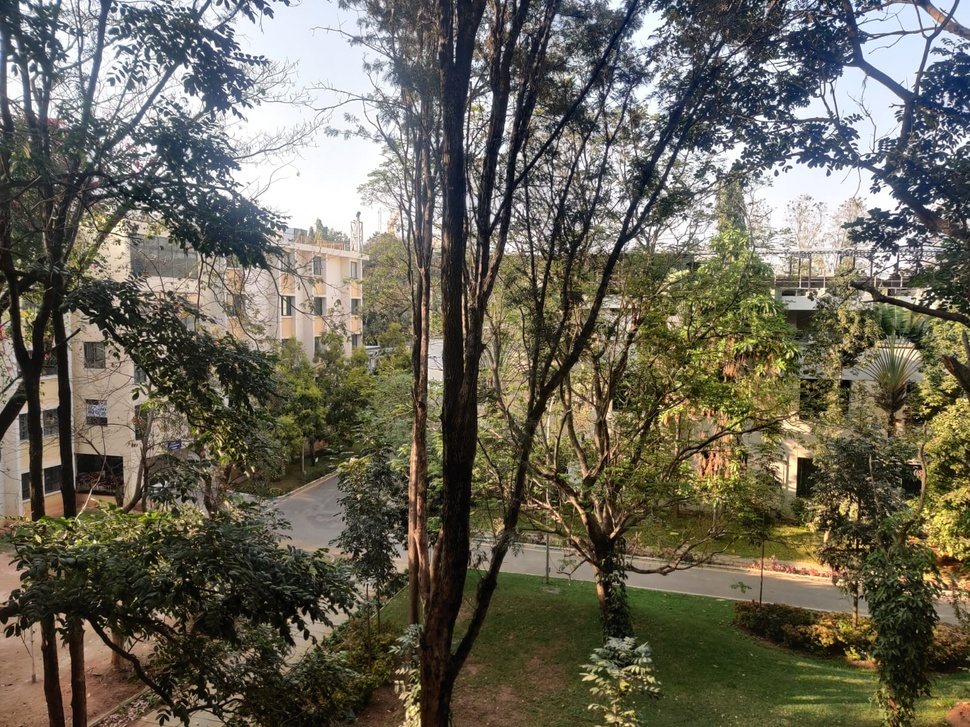
#> input picture images/1.jpeg, 970 x 727 px, shrunk from 1600 x 1200 before the run; its folder holds 8 pictures in this run
$ python panorama.py   (Python 2 division)
#> lines starting #> are read from the running program, lines starting #| are printed output that depends on the picture
import cv2
import numpy as np
import matplotlib.pyplot as plt

def save_image(title, img):
    if len(img.shape) == 3:
        img = cv2.cvtColor(img, cv2.COLOR_BGR2RGB)
    plt.figure(figsize=(10, 5))
    plt.imshow(img)
    plt.title(title)
    plt.axis('off')
    plt.savefig(f'images/{title}.jpg')

def find_keypoints_and_matches(img1, img2, title):
    # SIFT keypoint detection
    sift = cv2.SIFT_create()

    kp1, des1 = sift.detectAndCompute(img1, None)
    kp2, des2 = sift.detectAndCompute(img2, None)

    # FLANN matcher
    FLANN_INDEX_KDTREE = 1
    index_params = dict(algorithm=FLANN_INDEX_KDTREE, trees=5)
    search_params = dict(checks=50)
    flann = cv2.FlannBasedMatcher(index_params, search_params)

    matches = flann.knnMatch(des1, des2, k=2)

    # Lowe's ratio test
    good_matches = []
    for m, n in matches:
        if m.distance < 0.75 * n.distance:
            good_matches.append(m)

    # Draw matches
    match_img = cv2.drawMatches(img1, kp1, img2, kp2, good_matches[:50], None, flags=cv2.DrawMatchesFlags_NOT_DRAW_SINGLE_POINTS)
    save_image(f'keypoint-matches-{title}-and-reference', match_img)

    return kp1, kp2, good_matches

def compute_homography(kp1, kp2, matches):
    # Compute the homography matrix using RANSAC
    src_pts = np.float32([kp1[m.queryIdx].pt for m in matches]).reshape(-1, 1, 2)
    dst_pts = np.float32([kp2[m.trainIdx].pt for m in matches]).reshape(-1, 1, 2)

    H, _ = cv2.findHomography(src_pts, dst_pts, cv2.RANSAC, 5.0)

    return H

def warp_images(img1, img2, H):
    # Warp img1 into the reference frame of img2 using homography and back warping
    h1, w1 = img1.shape[:2]
    h2, w2 = img2.shape[:2]

    # Find the corners of img1 in the new transformed space
    corners_img1 = np.float32([[0, 0], [w1, 0], [0, h1], [w1, h1]]).reshape(-1, 1, 2)
    transformed_corners = cv2.perspectiveTransform(corners_img1, H)

    all_corners = np.concatenate((transformed_corners, np.float32([[0, 0], [w2, 0], [0, h2], [w2, h2]]).reshape(-1, 1, 2)), axis=0)
    x_min, y_min = np.int32(all_corners.min(axis=0).ravel())
    x_max, y_max = np.int32(all_corners.max(axis=0).ravel())

    translation_matrix = np.array([[1, 0, -x_min], [0, 1, -y_min], [0, 0, 1]])
    H_translated = translation_matrix @ H  # ddjust the homography

    # Warp img1 into the new panorama space
    warped_img1 = cv2.warpPerspective(img1, H_translated, (x_max - x_min, y_max - y_min), cv2.INTER_CUBIC)

    # shift img2 to fit into the panorama
    translated_img2 = np.zeros((y_max - y_min, x_max - x_min, 3), dtype=np.uint8)
    translated_img2[-y_min:h2 - y_min, -x_min:w2 - x_min] = img2

    return warped_img1, translated_img2

def blend_images(img1, img2):
    # Blend two overlapping images using weighted blending
    mask1 = (img1 > 0).astype(np.float32)
    mask2 = (img2 > 0).astype(np.float32)

    blended = (img1 * mask1 + img2 * mask2) / (mask1 + mask2 + 1e-6)  # Prevent division by zero
    blended = np.clip(blended, 0, 255).astype(np.uint8)
    return blended


def stitch_images(img1, img2, title):
    print(f"Stitching image {title} into the reference frame")

    # Find keypoints and matches
    kp1, kp2, matches = find_keypoints_and_matches(img1, img2, title)

    # Compute Homography
    H = compute_homography(kp1, kp2, matches)

    # Warp Image 1 into the reference frame of Image 2
    warped_img1, translated_img2 = warp_images(img1, img2, H)

    # Blend
    panorama = blend_images(warped_img1, translated_img2)

    return panorama

def create_panorama(image_files):
    # Load images
    images = [cv2.imread(img) for img in image_files]
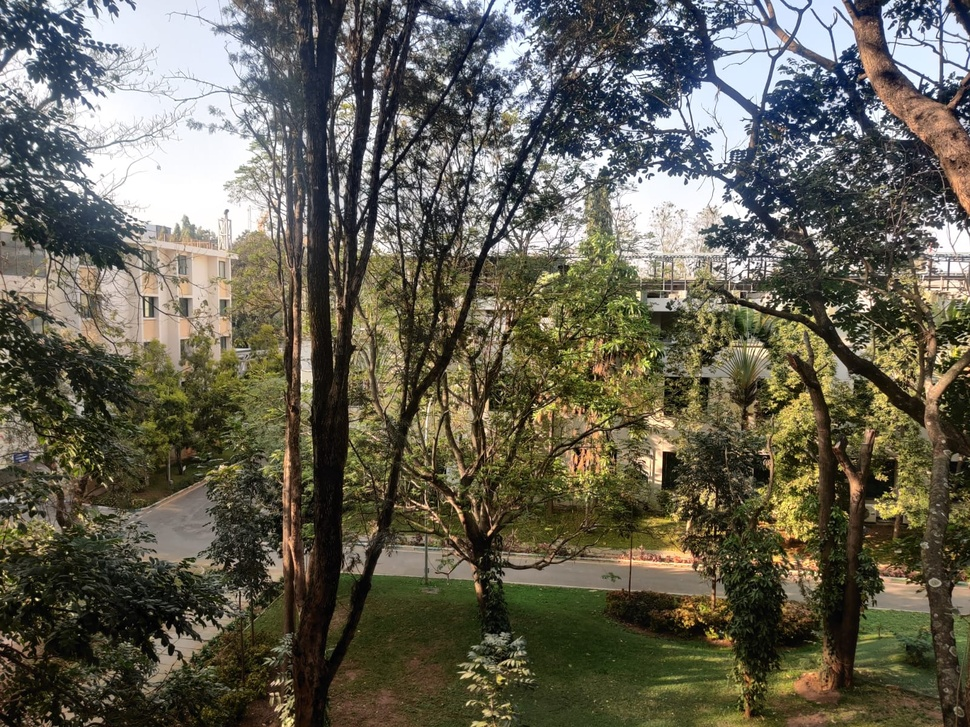
#> input picture images/2.jpeg, 970 x 727 px, shrunk from 1600 x 1200 before the run
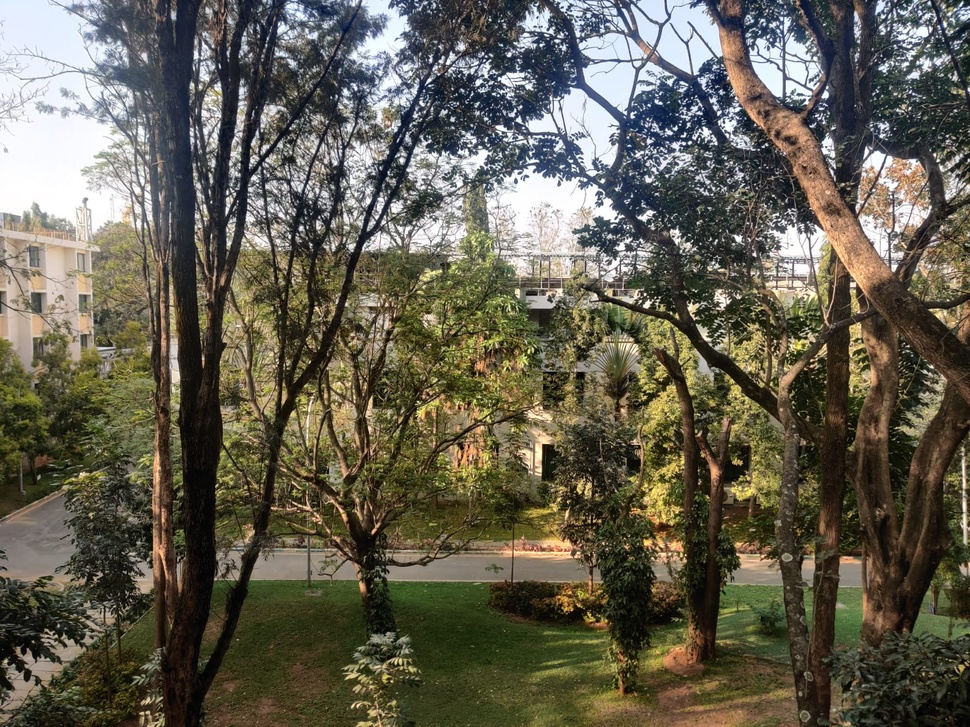
#> input picture images/3.jpeg, 970 x 727 px, shrunk from 1600 x 1200 before the run
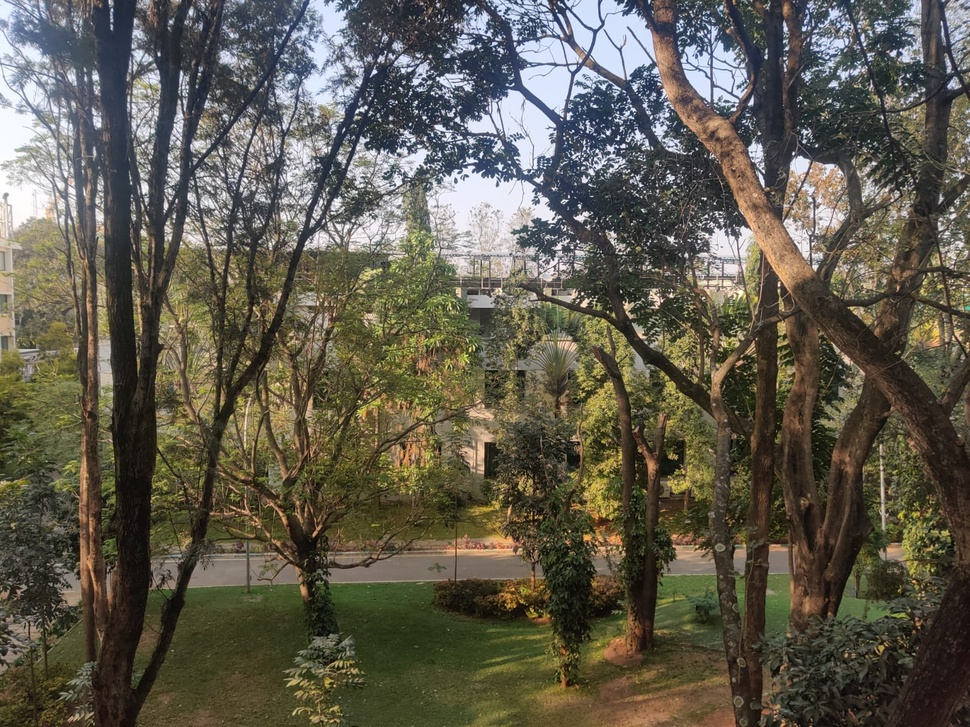
#> input picture images/4.jpeg, 970 x 727 px, shrunk from 1600 x 1200 before the run
#> images = 4 items

    # Stitch images progressively
    panorama = images[1]  # Reference image (img2)
#> panorama is the input picture: shape (727, 970, 3); mean B, G, R 83.2, 97.5, 100.6

    for i, img in enumerate([images[0]] + images[2:]):
        panorama = stitch_images(img, panorama, title=str(i+1) if i == 0 else str(i+2))
#> this loop made 3 passes
#| Stitching image 1 into the reference frame
#| Stitching image 3 into the reference frame
#| Stitching image 4 into the reference frame
#> pass 1, in find_keypoints_and_matches, `match_img = cv2.drawMatches(img1, kp1, img2, kp2, good_matches[:50], N..`:
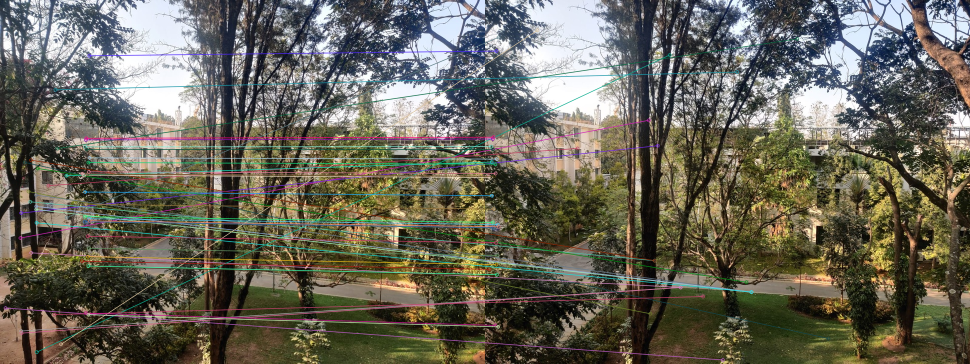
#> match_img: shape (727, 1940, 3) (shown at 1/2 size); mean B, G, R 88.7, 101.4, 104.1
#> pass 1, in stitch_images, `warped_img1, translated_img2 = warp_images(img1, img2, H)`:
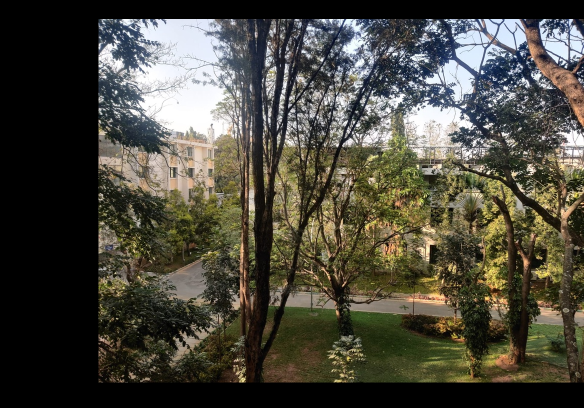
#> translated_img2: shape (816, 1167, 3) (shown at 1/2 size); mean B, G, R 61.6, 72.2, 74.5
#> after the loop:
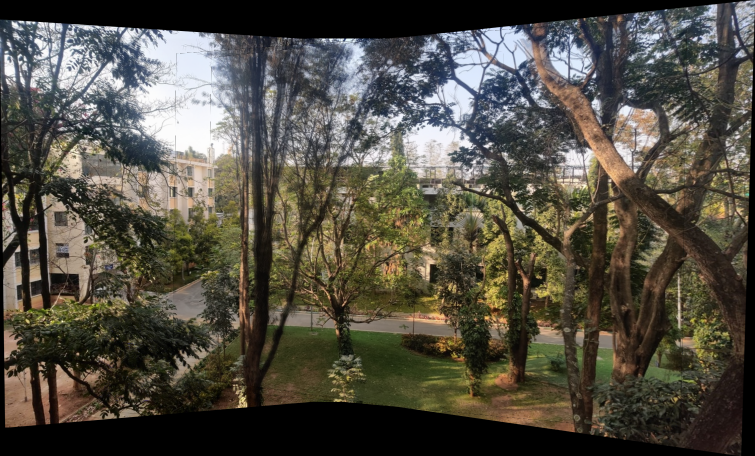
#> panorama: shape (912, 1510, 3) (shown at 1/2 size); mean B, G, R 67.5, 78, 81.9

    scale_factor = 0.7
    height, width = panorama.shape[:2]
#> height = 912; width = 1510
    new_dimensions = (int(width * scale_factor), int(height * scale_factor))
#> new_dimensions = (1057, 638)
    panorama = cv2.resize(panorama, new_dimensions, interpolation=cv2.INTER_AREA)
#> panorama: shape (638, 1057, 3)

    save_image("final-panorama", panorama)

if __name__ == "__main__":
    image_files = ["images/1.jpeg", "images/2.jpeg", "images/3.jpeg", "images/4.jpeg"]
    print('Using image 2 as the reference frame')
    create_panorama(image_files)
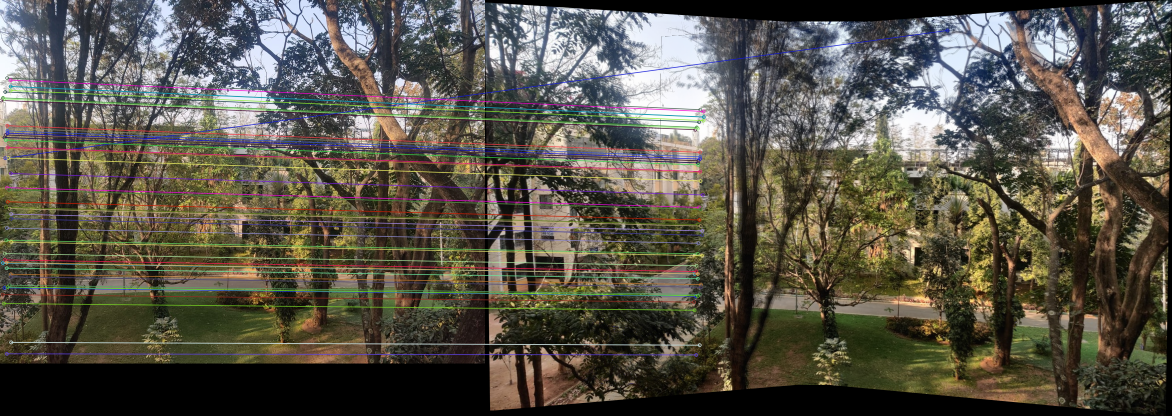
#> shown: shape (832, 2344, 3) (shown at 1/2 size); mean R, G, B 88.5, 84.6, 73.6
